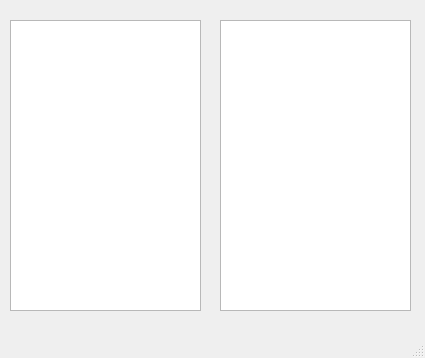
<?xml version="1.0" encoding="UTF-8"?>
<ui version="4.0">
 <class>teacher_history</class>
 <widget class="QMainWindow" name="teacher_history">
  <property name="geometry">
   <rect>
    <x>0</x>
    <y>0</y>
    <width>425</width>
    <height>358</height>
   </rect>
  </property>
  <property name="windowTitle">
   <string>MainWindow</string>
  </property>
  <widget class="QWidget" name="centralwidget">
   <widget class="QListView" name="Teacher_listView">
    <property name="geometry">
     <rect>
      <x>10</x>
      <y>20</y>
      <width>191</width>
      <height>291</height>
     </rect>
    </property>
   </widget>
   <widget class="QListView" name="Class_listView">
    <property name="geometry">
     <rect>
      <x>220</x>
      <y>20</y>
      <width>191</width>
      <height>291</height>
     </rect>
    </property>
   </widget>
  </widget>
  <widget class="QMenuBar" name="menubar">
   <property name="geometry">
    <rect>
     <x>0</x>
     <y>0</y>
     <width>425</width>
     <height>21</height>
    </rect>
   </property>
  </widget>
  <widget class="QStatusBar" name="statusbar"/>
 </widget>
 <resources/>
 <connections/>
</ui>
